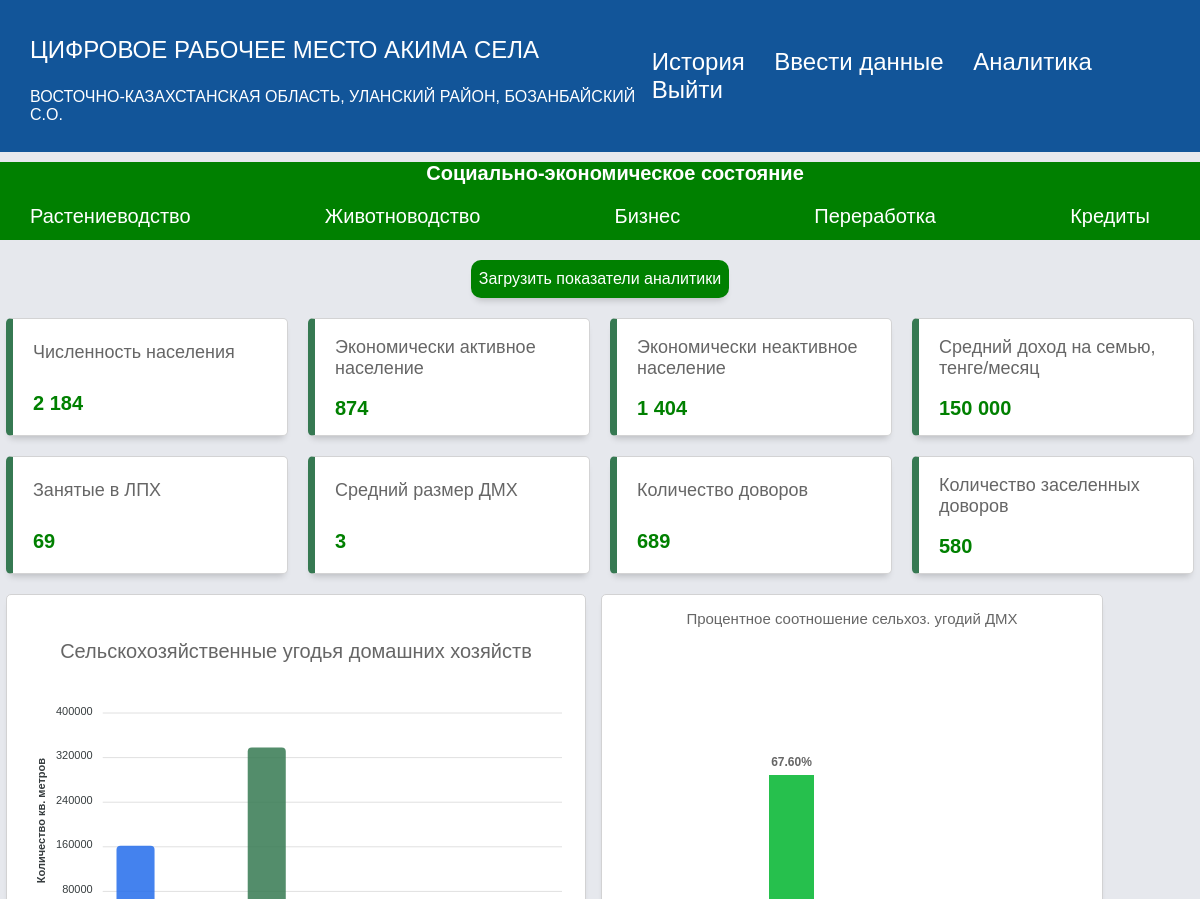
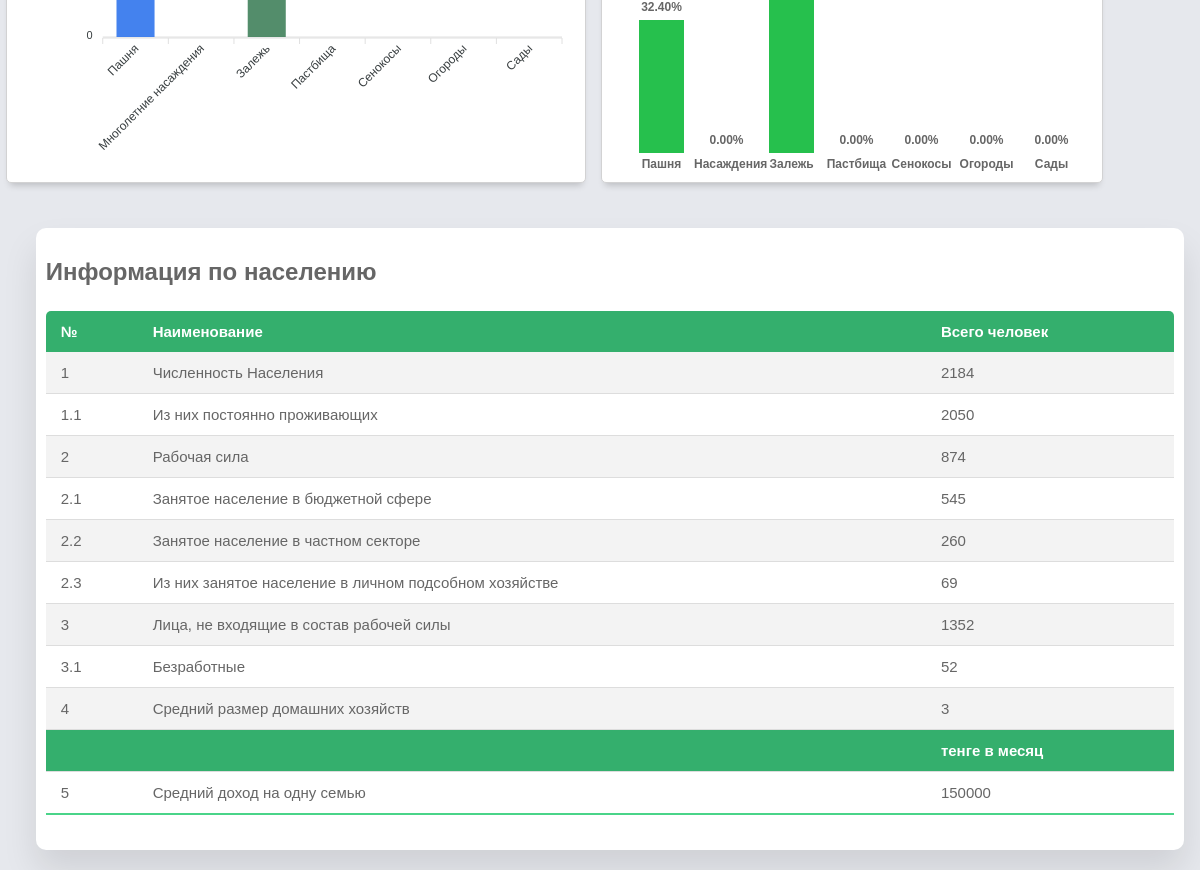
The page /dashboard_soc1 (signed in) on the database as committed earlier (2 pictures, top to bottom).
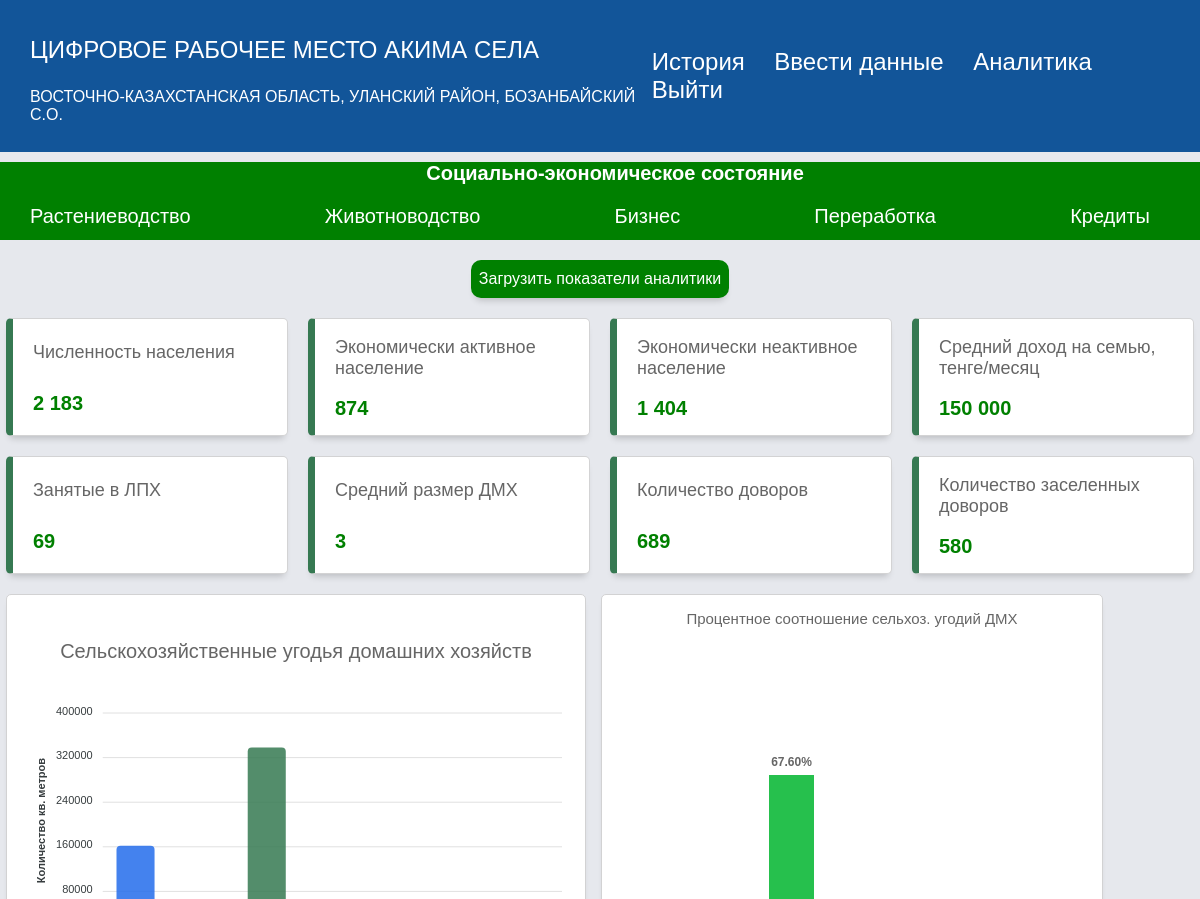
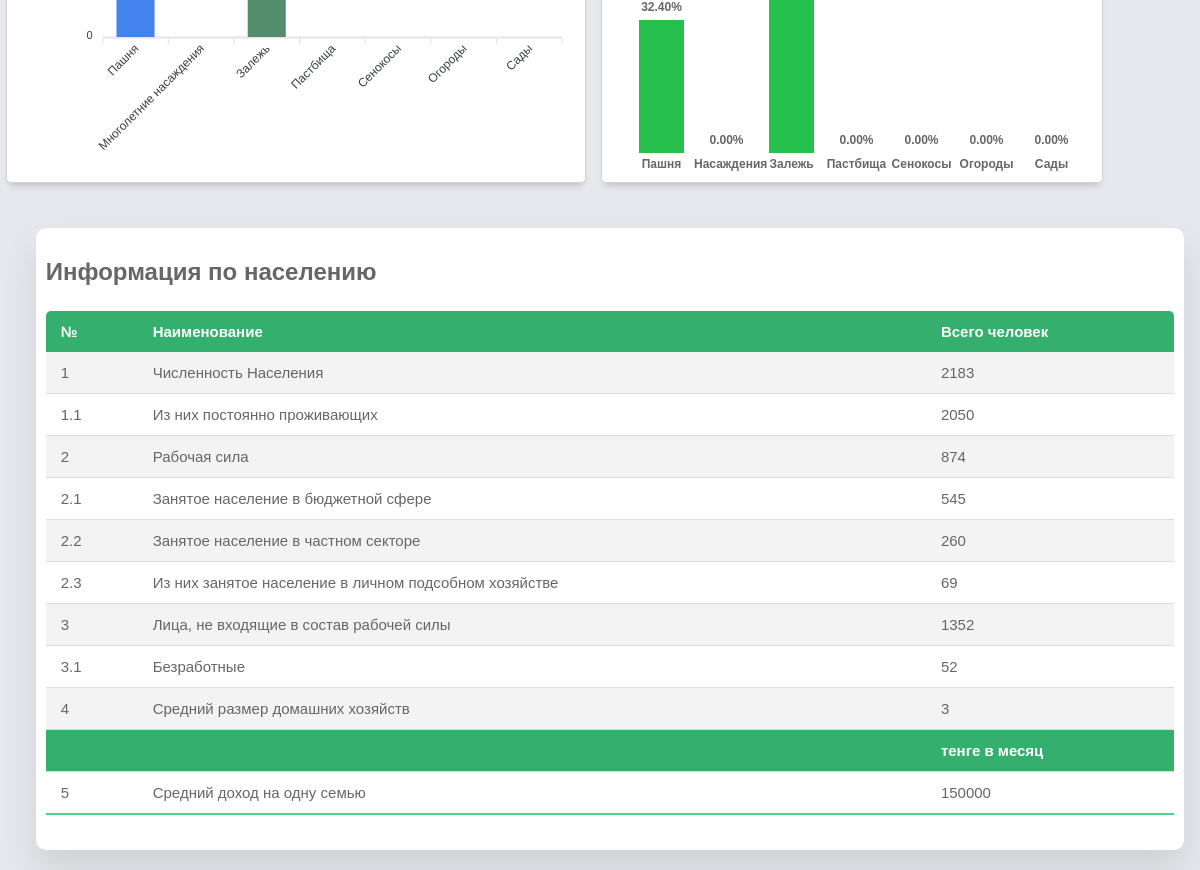
The same page on the database as committed later (2 pictures, top to bottom).
### app/models.py (models this page shows)
class Form(db.Model):
   id = db.Column(db.Integer, primary_key = True)
   user_id = db.Column(db.Integer, db.ForeignKey('user.id'))
   user = relationship("User",backref="forms")
   kato_2 = db.Column(db.String(1024))
   kato_2_name = db.Column(db.String(1024))
   kato_4 = db.Column(db.String(1024))
   kato_4_name = db.Column(db.String(1024))
   kato_6 = db.Column(db.String(1024))
   kato_6_name = db.Column(db.String(1024))
   form_year = db.Column(db.String(1024))
   labour_population = db.Column(db.BigInteger)
   labour_constant_population = db.Column(db.BigInteger)
   labour_labour = db.Column(db.BigInteger)
   labour_government_workers = db.Column(db.BigInteger)
   labour_private_labour = db.Column(db.BigInteger)
   labour_private_ogorod = db.Column(db.BigInteger)
   labour_total_econ_inactive_population = db.Column(db.BigInteger)
   labour_unemployed = db.Column(db.BigInteger)
   labour_household_size = db.Column(db.BigInteger)
   labour_average_income_family = db.Column(db.BigInteger)
   house_total_dvor = db.Column(db.BigInteger)
   house_zaselen_dvor = db.Column(db.BigInteger)
   dh_count = db.Column(db.BigInteger)
   dx_number_ogorodov = db.Column(db.BigInteger)
   dx_cx_land = db.Column(db.Numeric(30, 1))
   dx_pashnya = db.Column(db.Numeric(30, 1))
   dx_mnogoletnie = db.Column(db.Numeric(30, 1))
   dx_zelej = db.Column(db.Numeric(30, 1))
   dx_pastbishe = db.Column(db.Numeric(30, 1))
   dx_senokosy = db.Column(db.Numeric(30, 1))
   dx_ogorody = db.Column(db.Numeric(30, 1))
   dx_sad = db.Column(db.Numeric(30, 1))
   dx_urojai = db.Column(db.Numeric(30, 1))
   dx_cucumber = db.Column(db.Numeric(30, 1))
   dx_tomato = db.Column(db.Numeric(30, 1))
   dx_potato = db.Column(db.Numeric(30, 1))
   dx_kapusta = db.Column(db.Numeric(30, 1))
   dx_carrot = db.Column(db.Numeric(30, 1))
   dx_svekla = db.Column(db.Numeric(30, 1))
   dx_sweet_peper = db.Column(db.Numeric(30, 1))
   dx_baklajan = db.Column(db.Numeric(30, 1))
   dx_kabachek = db.Column(db.Numeric(30, 1))
   dx_onion = db.Column(db.Numeric(30, 1))
   dx_chesnok = db.Column(db.Numeric(30, 1))
   dx_redis = db.Column(db.Numeric(30, 1))
   dx_korm = db.Column(db.Numeric(30, 1))
   dx_fruits = db.Column(db.Numeric(30, 1))
   kx_amount = db.Column(db.BigInteger)
   kz_cx_land = db.Column(db.Numeric(30, 1))
   kx_pansya = db.Column(db.Numeric(30, 1))
   kx_mnogoletnie = db.Column(db.Numeric(30, 1))
   kx_zelej = db.Column(db.Numeric(30, 1))
   kx_pastbishe = db.Column(db.Numeric(30, 1))
   kx_senokosy = db.Column(db.Numeric(30, 1))
   kx_urojai = db.Column(db.Numeric(30, 1))
   kx_zerno = db.Column(db.Numeric(30, 1))
   kx_rice = db.Column(db.Numeric(30, 1))
   kx_maslichnye = db.Column(db.Numeric(30, 1))
   kx_korm = db.Column(db.Numeric(30, 1))
   kx_mnogoletnie_derevo = db.Column(db.Numeric(30, 1))
   kz_cx_land_reserve = db.Column(db.Numeric(30, 1))
   kx_pansya_reserve = db.Column(db.Numeric(30, 1))
   kx_mnogoletnie_reserve = db.Column(db.Numeric(30, 1))
   kx_zelej_reserve = db.Column(db.Numeric(30, 1))
   kx_pastbishe_reserve = db.Column(db.Numeric(30, 1))
   kx_senokosy_reserve = db.Column(db.Numeric(30, 1))
   infrastructure_polivochnaya_sistema_ = db.Column(db.BigInteger)
   infrastructure_polivochnaya_sistema_isused = db.Column(db.BigInteger)
   infrastructure_polivy = db.Column(db.Numeric(30, 1))
   infrastructure_mtm = db.Column(db.BigInteger)
   infrastructure_mtm_isused = db.Column(db.BigInteger)
   infrastructure_slad = db.Column(db.BigInteger)
   infrastructure_slad_isused = db.Column(db.BigInteger)
   infrastructure_garage = db.Column(db.BigInteger)
   infrastructure_garage_isused = db.Column(db.BigInteger)
   infrastructure_cycsterny = db.Column(db.BigInteger)
   infrastructure_cycsterny_isused = db.Column(db.BigInteger)
   infrastructure_transformator = db.Column(db.BigInteger)
   infrastructure_transformator_isused = db.Column(db.BigInteger)
   specialization_rastenivodstvo = db.Column(db.String(1024))
   specialization_rastenivodstvo_value = db.Column(db.Numeric(30, 1))
   animal_dvor = db.Column(db.BigInteger)
   animal_skot_bird = db.Column(db.BigInteger)
   animal_cx_land = db.Column(db.Numeric(30, 1))
   animal_pashnya = db.Column(db.Numeric(30, 1))
   animal_mnogolet = db.Column(db.Numeric(30, 1))
   animal_zalej = db.Column(db.Numeric(30, 1))
   animal_pastbisha = db.Column(db.Numeric(30, 1))
   animal_senokos = db.Column(db.Numeric(30, 1))
   animal_ogorod = db.Column(db.Numeric(30, 1))
   animal_sad = db.Column(db.Numeric(30, 1))
   animal_krs_milk = db.Column(db.BigInteger)
   animal_krs_meat = db.Column(db.BigInteger)
   animal_sheep = db.Column(db.BigInteger)
   animal_kozel = db.Column(db.BigInteger)
   animal_horse = db.Column(db.BigInteger)
   animal_camel = db.Column(db.BigInteger)
   animal_pig = db.Column(db.BigInteger)
   animal_chicken = db.Column(db.BigInteger)
   animal_gusi = db.Column(db.BigInteger)
   animal_duck = db.Column(db.BigInteger)
   animal_induk = db.Column(db.BigInteger)
   animal_mik_total = db.Column(db.Numeric(30, 1))
   animal_milk_cow = db.Column(db.Numeric(30, 1))
   animal_milkrate_cow = db.Column(db.Numeric(30, 1))
   animal_mil_kozel = db.Column(db.Numeric(30, 1))
   animal_milrate_kozel = db.Column(db.Numeric(30, 1))
   animal_milk_horse = db.Column(db.Numeric(30, 1))
   animal_milkrate_horse = db.Column(db.Numeric(30, 1))
   animal_milk_camel = db.Column(db.Numeric(30, 1))
   animal_milkrate_camel = db.Column(db.Numeric(30, 1))
   animal_meat_total = db.Column(db.Numeric(30, 1))
   animal_meat_cow = db.Column(db.Numeric(30, 1))
   animal_meat_sheep = db.Column(db.Numeric(30, 1))
   animal_meat_horse = db.Column(db.Numeric(30, 1))
   animal_meat_pig = db.Column(db.Numeric(30, 1))
   animal_meat_camel = db.Column(db.Numeric(30, 1))
   animal_meat_chicken = db.Column(db.Numeric(30, 1))
   animal_meat_duck = db.Column(db.Numeric(30, 1))
   animal_meat_gusi = db.Column(db.Numeric(30, 1))
   animal_egg_total = db.Column(db.BigInteger)
   animal_egg_chicken = db.Column(db.BigInteger)
   animal_egg_gusi = db.Column(db.BigInteger)
   animal_egg_perepel = db.Column(db.BigInteger)
   animal_transformator = db.Column(db.BigInteger)
   animal_transformator_isused = db.Column(db.BigInteger)
   specialization_animal = db.Column(db.String(1024))
   specialization_animal_value = db.Column(db.Numeric(30, 1))
   noncx_sto = db.Column(db.BigInteger)
   noncx_sto_needs = db.Column(db.BigInteger)
   noncx_kindergarden = db.Column(db.BigInteger)
   noncx_kindergarden_needs = db.Column(db.BigInteger)
   noncx_souvenier = db.Column(db.BigInteger)
   noncx_souvenier_needs = db.Column(db.BigInteger)
   noncx_pc_service = db.Column(db.BigInteger)
   noncx_pc_service_needs = db.Column(db.BigInteger)
   noncx_store = db.Column(db.BigInteger)
   noncx_store_needs = db.Column(db.BigInteger)
   noncx_remont_bytovoi_tech = db.Column(db.BigInteger)
   noncx_remont_bytovoi_tech_needs = db.Column(db.BigInteger)
   noncx_metal = db.Column(db.BigInteger)
   noncx_metal_needs = db.Column(db.BigInteger)
   noncx_accounting = db.Column(db.BigInteger)
   noncx_accounting_needs = db.Column(db.BigInteger)
   noncx_photo = db.Column(db.BigInteger)
   noncx_photo_needs = db.Column(db.BigInteger)
   noncx_turism = db.Column(db.BigInteger)
   noncx_turism_needs = db.Column(db.BigInteger)
   noncx_rent = db.Column(db.BigInteger)
   noncx_rent_needs = db.Column(db.BigInteger)
   noncx_cargo = db.Column(db.BigInteger)
   noncx_cargo_needs = db.Column(db.BigInteger)
   noncx_massage = db.Column(db.BigInteger)
   noncx_massage_needs = db.Column(db.BigInteger)
   noncx_foodcourt = db.Column(db.BigInteger)
   noncx_foodcourt_needs = db.Column(db.BigInteger)
   noncx_cleaning = db.Column(db.BigInteger)
   noncx_cleaning_needs = db.Column(db.BigInteger)
   noncx_beuty = db.Column(db.BigInteger)
   noncx_beuty_needs = db.Column(db.BigInteger)
   noncx_carwash = db.Column(db.BigInteger)
   noncx_carwash_needs = db.Column(db.BigInteger)
   noncx_atelie = db.Column(db.BigInteger)
   noncx_atelie_needs = db.Column(db.BigInteger)
   noncx_others = db.Column(db.BigInteger)
   noncx_others_needs = db.Column(db.BigInteger)
   noncx_stroika = db.Column(db.BigInteger)
   noncx_stroika_needs = db.Column(db.BigInteger)
   noncx_mebel = db.Column(db.BigInteger)
   noncx_mebel_needs = db.Column(db.BigInteger)
   noncx_stroi_material = db.Column(db.BigInteger)
   noncx_stroi_material_needs = db.Column(db.BigInteger)
   noncx_svarka = db.Column(db.BigInteger)
   noncx_svarka_needs = db.Column(db.BigInteger)
   noncx_woodworking = db.Column(db.BigInteger)
   noncx_woodworking_needs = db.Column(db.BigInteger)
   noncx_others_uslugi = db.Column(db.BigInteger)
   noncx_others_needs_uslugi = db.Column(db.BigInteger)
   manufacture_milk = db.Column(db.Numeric(30, 1))
   manufacture_milk_needs = db.Column(db.Numeric(30, 1))
   manufacture_meat = db.Column(db.Numeric(30, 1))
   manufacture_meat_needs = db.Column(db.Numeric(30, 1))
   manufacture_vegetables = db.Column(db.Numeric(30, 1))  # Corrected typo
   manufacture_vegetables_needs = db.Column(db.Numeric(30, 1))  # Corrected typo
   manufacture_mayo = db.Column(db.Numeric(30, 1))
   manufacture_mayo_needs = db.Column(db.Numeric(30, 1))
   manufacture_fish = db.Column(db.Numeric(30, 1))
   manufacture_fish_needs = db.Column(db.Numeric(30, 1))
   manufacture_choco = db.Column(db.Numeric(30, 1))
   manufacture_choco_needs = db.Column(db.Numeric(30, 1))
   manufacture_beer = db.Column(db.Numeric(30, 1))
   manufacture_beer_needs = db.Column(db.Numeric(30, 1))
   manufacture_vodka = db.Column(db.Numeric(30, 1))
   manufacture_vodka_needs = db.Column(db.Numeric(30, 1))
   manufacture_honey = db.Column(db.Numeric(30, 1))
   manufacture_honey_needs = db.Column(db.Numeric(30, 1))
   manufacture_polufabricat = db.Column(db.Numeric(30, 1))
   manufacture_polufabricat_needs = db.Column(db.Numeric(30, 1))
   manufacture_bread = db.Column(db.Numeric(30, 1))
   manufacture_bread_needs = db.Column(db.Numeric(30, 1))
   manufacture_others = db.Column(db.Numeric(30, 1))
   manufacture_others_needs = db.Column(db.Numeric(30, 1))
   credit_amount = db.Column(db.BigInteger)
   credit_total = db.Column(db.BigInteger)
   credit_average_total = db.Column(db.BigInteger)
   credit_zalog = db.Column(db.Numeric(30, 1))
   modified_date = db.Column(db.DateTime(timezone=True), default=datetime.now(timezone(timedelta(hours=6))), onupdate=datetime.now(timezone(timedelta(hours=6))))
   creation_date = db.Column(db.DateTime(timezone=True), default=datetime.now(timezone(timedelta(hours=6))))

### app/routes.py (the view)
@app.route('/dashboard_soc1', methods=['GET'])
@login_required
def dashboard_soc1():
    formData=Form.query.filter_by(user_id=current_user.id).first()
    if current_user.is_district:
        return redirect(url_for('dashboard_all'))
    elif current_user.is_obl:
        return redirect(url_for('dashboard_obl'))
    else:
        if not formData:
            flash('Отсутствует анкета', 'info')
            return redirect(url_for('login'))
    return render_template('dashboard_social_pocazat.html', number_split=number_split, round=round, formData=formData, user=current_user)

### app/templates/dashboard_social_pocazat.html (shortened to what the changed rows need)
{% extends "base.html" %} {% block title %}Аналитика{% endblock %}
{% block content %}
<link rel="stylesheet" href="{{ url_for('static', filename='dashboard_soc1.css') }}" />
<body>
<div class="grid-container">
      <main class="main-container" id="main">
        <div class="main-cards">
          <div class="card">
            <div class="card-inner">
              <p class="text-primary">Численность населения</p>
            </div>
            <span class="text-primary font-weight-bold">{{ number_split(formData.labour_population) }}</span>
          </div>
          <div class="card">
            <div class="card-inner">
              <p class="text-primary">Экономически активное население</p>
            </div>
            <span class="text-primary font-weight-bold">{{ number_split(formData.labour_government_workers + formData.labour_private_labour + formData.labour_private_ogorod) }}</span>
          </div>
          <div class="card">
            <div class="card-inner">
              <p class="text-primary">Экономически неактивное население</p>
            </div>
            <span class="text-primary font-weight-bold">{{ number_split(formData.labour_unemployed + formData.labour_total_econ_inactive_population) }}</span>
          </div>
          <div class="card">
            <div class="card-inner">
              <p class="text-primary">Средний доход на семью, тенге/месяц</p>
            </div>
            <span class="text-primary font-weight-bold">{{ number_split(formData.labour_average_income_family) }}</span>
          </div>
          <div class="card">
            <div class="card-inner">
              <p class="text-primary">Занятые в ЛПХ</p>
            </div>
            <span class="text-primary font-weight-bold">{{ number_split(formData.labour_private_ogorod) }}</span>
          </div>
          <div class="card">
            <div class="card-inner">
              <p class="text-primary">Средний размер ДМХ</p>
            </div>
            <span class="text-primary font-weight-bold">{{ number_split(formData.labour_household_size) }}</span>
          </div>
          <div class="card">
            <div class="card-inner">
              <p class="text-primary">Количество доворов</p>
            </div>
            <span class="text-primary font-weight-bold">{{ number_split(formData.house_total_dvor) }}</span>
          </div>
          <div class="card">
            <div class="card-inner">
              <p class="text-primary">Количество заселенных доворов</p>
            </div>
            <span class="text-primary font-weight-bold">{{ number_split(formData.house_zaselen_dvor) }}</span>
          </div>
        </div>
          <section class="attendance">
            <div class="attendance-list">
              <h1>Информация по населению</h1>
              <table class="table">
                <thead>
                  <tr>
                    <th>№</th>
                    <th>Наименование</th>
                    <th>Всего человек</th>
                  </tr>
                </thead>
                <tbody>
                  <tr>
                    <td>1</td>
                    <td>Численность Населения</td>
                    <td>{{ formData.labour_population }}</td>
                  </tr>
                  <tr>
                    <td>1.1</td>
                    <td>Из них постоянно проживающих</td>
                    <td>{{ formData.labour_constant_population }}</td>
                  </tr>
                  <tr>
                    <td>2</td>
                    <td>Рабочая сила</td>
                    <td>{{ formData.labour_labour }}</td>
                  </tr>
                  <tr>
                    <td>2.1</td>
                    <td>Занятое население в бюджетной сфере</td>
                    <td>{{ formData.labour_government_workers }}</td>
                  </tr>
                <tr>
                    <td>2.2</td>
                    <td>Занятое население в частном секторе</td>
                    <td>{{ formData.labour_private_labour }}</td>
                  </tr>
                <tr>
                    <td>2.3</td>
                    <td>Из них занятое население в личном подсобном хозяйстве</td>
                    <td>{{ formData.labour_private_ogorod }}</td>
                  </tr>
                <tr>
                    <td>3</td>
                    <td>Лица, не входящие в состав рабочей силы</td>
                    <td>{{ formData.labour_total_econ_inactive_population }}</td>
                  </tr>
                <tr>
                    <td>3.1</td>
                    <td>Безработные</td>
                    <td>{{ formData.labour_unemployed }}</td>
                  </tr>
                <tr>
                    <td>4</td>
                    <td>Средний размер домашних хозяйств</td>
                    <td>{{ formData.labour_household_size }}</td>
                  </tr>
                <tr>
                  <tr>
                    <td style="font-weight: 800; color: white; background-color: #34AF6D"></td>
                    <td style="font-weight: 800; color: white; background-color: #34AF6D"></td>
                    <td style="font-weight: 800; color: white; background-color: #34AF6D">тенге в месяц</td>
                </tr>
                    <td>5</td>
                    <td>Средний доход на одну семью</td>
                    <td>{{ formData.labour_average_income_family }}</td>
                  </tr>
                </tbody>
              </table>
            </div>
          </section>
      </main>
    </div>
</body>
{% endblock %}

Rows that differ between the two databases and show on the page:
removed Form: labour_population "2 184", labour_government_workers+labour_private_labour+labour_private_ogorod "874", labour_unemployed+labour_total_econ_inactive_population "1 404", labour_average_income_family "150 000", labour_private_ogorod "69", labour_household_size "3", house_total_dvor "689", house_zaselen_dvor "580", labour_population "2184", labour_constant_population "2050", labour_labour "874", labour_government_workers "545", labour_private_labour "260", labour_total_econ_inactive_population "1352", labour_unemployed "52", labour_average_income_family "150000"
added Form: labour_population "2 183", labour_government_workers+labour_private_labour+labour_private_ogorod "874", labour_unemployed+labour_total_econ_inactive_population "1 404", labour_average_income_family "150 000", labour_private_ogorod "69", labour_household_size "3", house_total_dvor "689", house_zaselen_dvor "580", labour_population "2183", labour_constant_population "2050", labour_labour "874", labour_government_workers "545", labour_private_labour "260", labour_total_econ_inactive_population "1352", labour_unemployed "52", labour_average_income_family "150000"
